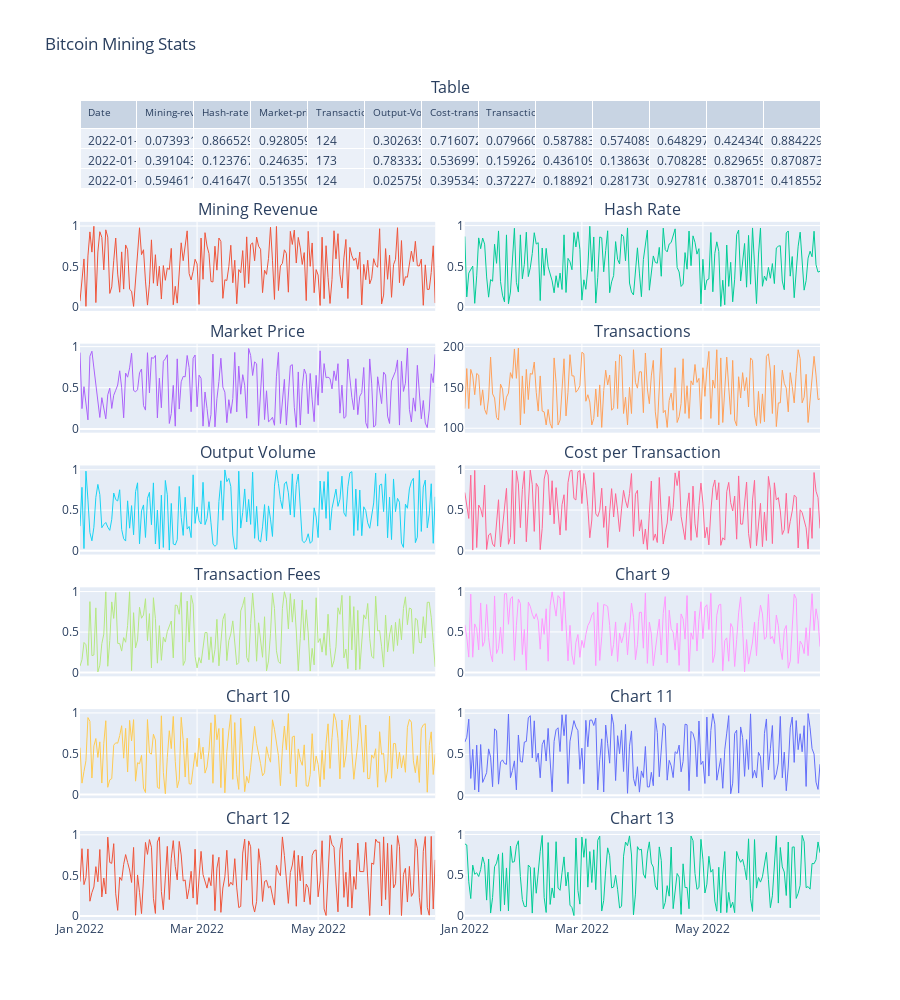

This figure's notebook cell:
### Code cell
import plotly.graph_objects as go
from plotly.subplots import make_subplots
import pandas as pd
import numpy as np

# Sample Data
data = {
    'Date': pd.date_range(start='1/1/2022', periods=180, freq='D'),
    'Mining-revenue-USD': np.random.rand(180),
    'Hash-rate': np.random.rand(180),
    'Market-price': np.random.rand(180),
    'Transactions': np.random.randint(100, 200, 180),
    'Output-Volume-BTC': np.random.rand(180),
    'Cost-trans-USD': np.random.rand(180),
    'Transaction-fees-BTC': np.random.rand(180),
    'Chart 9': np.random.rand(180),
    'Chart 10': np.random.rand(180),
    'Chart 11': np.random.rand(180),
    'Chart 12': np.random.rand(180),
    'Chart 13': np.random.rand(180)
}

# Create DataFrame
df = pd.DataFrame(data)

# Select the first 13 rows for the table
df_subset = df.head(13)

# Create subplots with 2 columns and more rows
fig = make_subplots(
    rows=7, cols=2,
    subplot_titles=[
        "Table", "Mining Revenue", "Hash Rate", "Market Price",
        "Transactions", "Output Volume", "Cost per Transaction", "Transaction Fees",
        "Chart 9", "Chart 10", "Chart 11", "Chart 12", "Chart 13"
    ],
    shared_xaxes=True,
    vertical_spacing=0.04,
    horizontal_spacing=0.04,
    specs=[
        [{"type": "table", "colspan": 2}, None],
        [{"type": "scatter"}, {"type": "scatter"}],
        [{"type": "scatter"}, {"type": "scatter"}],
        [{"type": "scatter"}, {"type": "scatter"}],
        [{"type": "scatter"}, {"type": "scatter"}],
        [{"type": "scatter"}, {"type": "scatter"}],
        [{"type": "scatter"}, {"type": "scatter"}]
    ]
)

# Add table to the first row with the subset of data
fig.add_trace(
    go.Table(
        header=dict(
            values=["Date", "Mining-revenue-USD", "Hash-rate", "Market-price", "Transactions", "Output-Volume-BTC", "Cost-trans-USD", "Transaction-fees-BTC"],
            font=dict(size=10),
            align="left"
        ),
        cells=dict(
            values=[df_subset[k].tolist() for k in df.columns],
            align="left")
    ),
    row=1, col=1
)

# Define the sparkline chart function
def add_sparkline(row, col, column_name):
    fig.add_trace(
        go.Scatter(
            x=df["Date"],
            y=df[column_name],
            mode='lines',
            name=column_name,
            line=dict(width=1)
        ),
        row=row, col=col
    )

# Add sparklines to subsequent rows
chart_titles = ["Mining-revenue-USD", "Hash-rate", "Market-price", "Transactions", "Output-Volume-BTC", "Cost-trans-USD", "Transaction-fees-BTC", "Chart 9", "Chart 10", "Chart 11", "Chart 12", "Chart 13"]
for i, title in enumerate(chart_titles):
    add_sparkline((i // 2) + 2, (i % 2) + 1, title)

fig.update_layout(
    height=1000,
    showlegend=False,
    title_text="Bitcoin Mining Stats",
)

fig.show()

### Figure 1 — Plotly figure (JSON) as saved in the notebook; plotly's stock layout.template omitted (floating-point values rounded to 4 significant figures; data arrays with more than 128 entries replaced by an {"elided": "..."} marker saying what was removed)
{"data": [{"cells": {"align": "left", "values": {"elided": "13x13 mixed values"}}, "domain": {"x": [0, 1], "y": [0.8914, 1.0]}, "header": {"align": "left", "font": {"size": 10}, "values": ["Date", "Mining-revenue-USD", "Hash-rate", "Market-price", "Transactions", "Output-Volume-BTC", "Cost-trans-USD", "Transaction-fees-BTC"]}, "type": "table"}, {"line": {"width": 1}, "mode": "lines", "name": "Mining-revenue-USD", "type": "scatter", "x": {"elided": "180 str values"}, "xaxis": "x", "y": {"elided": "180 float values"}, "yaxis": "y"}, {"line": {"width": 1}, "mode": "lines", "name": "Hash-rate", "type": "scatter", "x": {"elided": "180 str values"}, "xaxis": "x2", "y": {"elided": "180 float values"}, "yaxis": "y2"}, {"line": {"width": 1}, "mode": "lines", "name": "Market-price", "type": "scatter", "x": {"elided": "180 str values"}, "xaxis": "x3", "y": {"elided": "180 float values"}, "yaxis": "y3"}, {"line": {"width": 1}, "mode": "lines", "name": "Transactions", "type": "scatter", "x": {"elided": "180 str values"}, "xaxis": "x4", "y": {"elided": "180 int values"}, "yaxis": "y4"}, {"line": {"width": 1}, "mode": "lines", "name": "Output-Volume-BTC", "type": "scatter", "x": {"elided": "180 str values"}, "xaxis": "x5", "y": {"elided": "180 float values"}, "yaxis": "y5"}, {"line": {"width": 1}, "mode": "lines", "name": "Cost-trans-USD", "type": "scatter", "x": {"elided": "180 str values"}, "xaxis": "x6", "y": {"elided": "180 float values"}, "yaxis": "y6"}, {"line": {"width": 1}, "mode": "lines", "name": "Transaction-fees-BTC", "type": "scatter", "x": {"elided": "180 str values"}, "xaxis": "x7", "y": {"elided": "180 float values"}, "yaxis": "y7"}, {"line": {"width": 1}, "mode": "lines", "name": "Chart 9", "type": "scatter", "x": {"elided": "180 str values"}, "xaxis": "x8", "y": {"elided": "180 float values"}, "yaxis": "y8"}, {"line": {"width": 1}, "mode": "lines", "name": "Chart 10", "type": "scatter", "x": {"elided": "180 str values"}, "xaxis": "x9", "y": {"elided": "180 float values"}, "yaxis": "y9"}, {"line": {"width": 1}, "mode": "lines", "name": "Chart 11", "type": "scatter", "x": {"elided": "180 str values"}, "xaxis": "x10", "y": {"elided": "180 float values"}, "yaxis": "y10"}, {"line": {"width": 1}, "mode": "lines", "name": "Chart 12", "type": "scatter", "x": {"elided": "180 str values"}, "xaxis": "x11", "y": {"elided": "180 float values"}, "yaxis": "y11"}, {"line": {"width": 1}, "mode": "lines", "name": "Chart 13", "type": "scatter", "x": {"elided": "180 str values"}, "xaxis": "x12", "y": {"elided": "180 float values"}, "yaxis": "y12"}], "layout": {"annotations": [{"font": {"size": 16}, "showarrow": false, "text": "Table", "x": 0.5, "xanchor": "center", "xref": "paper", "y": 1.0, "yanchor": "bottom", "yref": "paper"}, {"font": {"size": 16}, "showarrow": false, "text": "Mining Revenue", "x": 0.24, "xanchor": "center", "xref": "paper", "y": 0.8514, "yanchor": "bottom", "yref": "paper"}, {"font": {"size": 16}, "showarrow": false, "text": "Hash Rate", "x": 0.76, "xanchor": "center", "xref": "paper", "y": 0.8514, "yanchor": "bottom", "yref": "paper"}, {"font": {"size": 16}, "showarrow": false, "text": "Market Price", "x": 0.24, "xanchor": "center", "xref": "paper", "y": 0.7029, "yanchor": "bottom", "yref": "paper"}, {"font": {"size": 16}, "showarrow": false, "text": "Transactions", "x": 0.76, "xanchor": "center", "xref": "paper", "y": 0.7029, "yanchor": "bottom", "yref": "paper"}, {"font": {"size": 16}, "showarrow": false, "text": "Output Volume", "x": 0.24, "xanchor": "center", "xref": "paper", "y": 0.5543, "yanchor": "bottom", "yref": "paper"}, {"font": {"size": 16}, "showarrow": false, "text": "Cost per Transaction", "x": 0.76, "xanchor": "center", "xref": "paper", "y": 0.5543, "yanchor": "bottom", "yref": "paper"}, {"font": {"size": 16}, "showarrow": false, "text": "Transaction Fees", "x": 0.24, "xanchor": "center", "xref": "paper", "y": 0.4057, "yanchor": "bottom", "yref": "paper"}, {"font": {"size": 16}, "showarrow": false, "text": "Chart 9", "x": 0.76, "xanchor": "center", "xref": "paper", "y": 0.4057, "yanchor": "bottom", "yref": "paper"}, {"font": {"size": 16}, "showarrow": false, "text": "Chart 10", "x": 0.24, "xanchor": "center", "xref": "paper", "y": 0.2571, "yanchor": "bottom", "yref": "paper"}, {"font": {"size": 16}, "showarrow": false, "text": "Chart 11", "x": 0.76, "xanchor": "center", "xref": "paper", "y": 0.2571, "yanchor": "bottom", "yref": "paper"}, {"font": {"size": 16}, "showarrow": false, "text": "Chart 12", "x": 0.24, "xanchor": "center", "xref": "paper", "y": 0.1086, "yanchor": "bottom", "yref": "paper"}, {"font": {"size": 16}, "showarrow": false, "text": "Chart 13", "x": 0.76, "xanchor": "center", "xref": "paper", "y": 0.1086, "yanchor": "bottom", "yref": "paper"}], "height": 1000, "showlegend": false, "title": {"text": "Bitcoin Mining Stats"}, "xaxis": {"anchor": "y", "domain": [0, 0.48], "matches": "x11", "showticklabels": false}, "xaxis10": {"anchor": "y10", "domain": [0.52, 1], "matches": "x12", "showticklabels": false}, "xaxis11": {"anchor": "y11", "domain": [0, 0.48]}, "xaxis12": {"anchor": "y12", "domain": [0.52, 1]}, "xaxis2": {"anchor": "y2", "domain": [0.52, 1], "matches": "x12", "showticklabels": false}, "xaxis3": {"anchor": "y3", "domain": [0, 0.48], "matches": "x11", "showticklabels": false}, "xaxis4": {"anchor": "y4", "domain": [0.52, 1], "matches": "x12", "showticklabels": false}, "xaxis5": {"anchor": "y5", "domain": [0, 0.48], "matches": "x11", "showticklabels": false}, "xaxis6": {"anchor": "y6", "domain": [0.52, 1], "matches": "x12", "showticklabels": false}, "xaxis7": {"anchor": "y7", "domain": [0, 0.48], "matches": "x11", "showticklabels": false}, "xaxis8": {"anchor": "y8", "domain": [0.52, 1], "matches": "x12", "showticklabels": false}, "xaxis9": {"anchor": "y9", "domain": [0, 0.48], "matches": "x11", "showticklabels": false}, "yaxis": {"anchor": "x", "domain": [0.7429, 0.8514]}, "yaxis10": {"anchor": "x10", "domain": [0.1486, 0.2571]}, "yaxis11": {"anchor": "x11", "domain": [0, 0.1086]}, "yaxis12": {"anchor": "x12", "domain": [0, 0.1086]}, "yaxis2": {"anchor": "x2", "domain": [0.7429, 0.8514]}, "yaxis3": {"anchor": "x3", "domain": [0.5943, 0.7029]}, "yaxis4": {"anchor": "x4", "domain": [0.5943, 0.7029]}, "yaxis5": {"anchor": "x5", "domain": [0.4457, 0.5543]}, "yaxis6": {"anchor": "x6", "domain": [0.4457, 0.5543]}, "yaxis7": {"anchor": "x7", "domain": [0.2971, 0.4057]}, "yaxis8": {"anchor": "x8", "domain": [0.2971, 0.4057]}, "yaxis9": {"anchor": "x9", "domain": [0.1486, 0.2571]}}}
